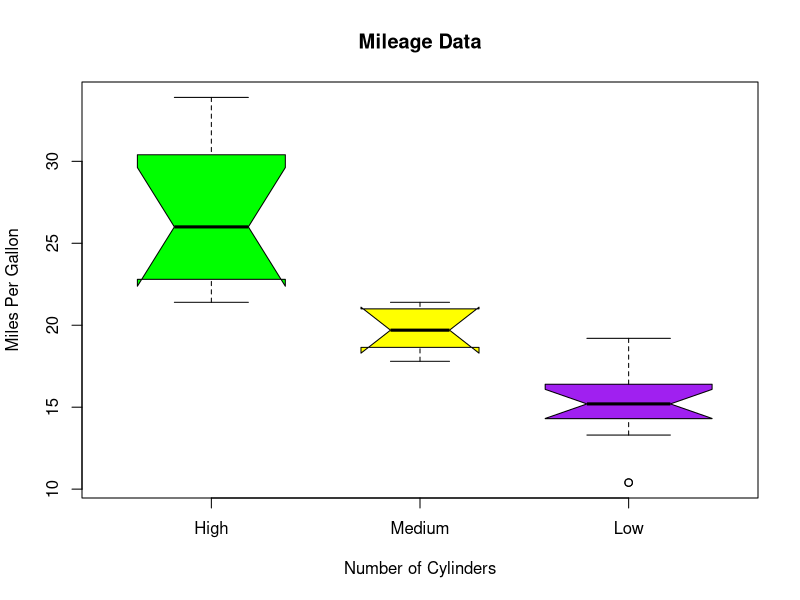

Reproduce this figure in R.
# Syntax
# boxplot(x, data, notch, varwidth, names, main)

# Optional Parameters
# x-vector/formula
# data- data frame
# notch- (logical value) Set as TRUE to draw a notch
# varwidth (logical value) Set as true to draw width of the box proportionate to the sample size
# names- group labels which will be printed under each boxplot.
# main- title to the graph.

# Load in built data mtcars 
data("mtcars")
data = mtcars

# Create a file
png(file = "boxplot_notch.jpg")

#Plot Mileage data
boxplot(mpg ~ cyl, data = mtcars, 
        xlab = "Number of Cylinders",
        ylab = "Miles Per Gallon", 
        main = "Mileage Data",
        notch = TRUE, 
        varwidth = TRUE, 
        col = c("green","yellow","purple"),
        names = c("High","Medium","Low")
)

# Save the file
dev.off()

# Refernces: https://www.tutorialspoint.com/r/r_boxplots.htm